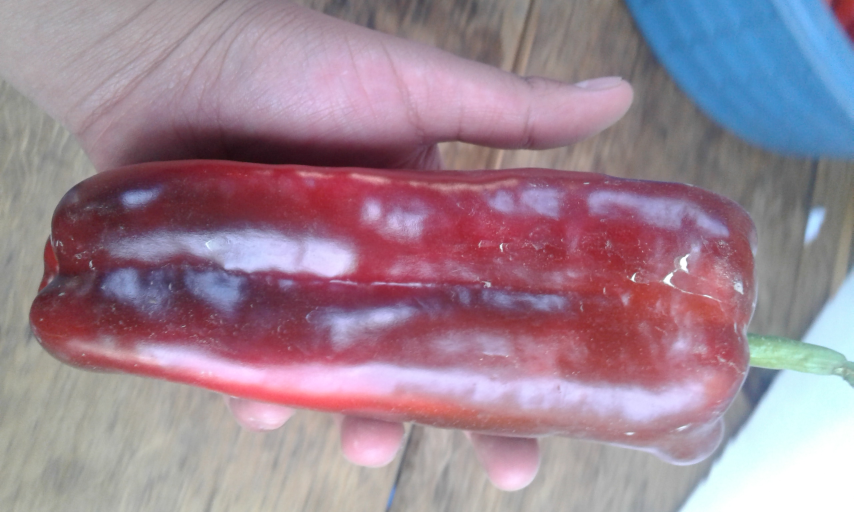
#> input picture im152.jpg, 2560 x 1536 px (shown at 1/3 size)
$ python -i detector_imagen.py   (imports and definitions only)   (older library calls are emulated)
#> lines starting #> are read from the running program, lines starting #| are printed output that depends on the picture; after the words box and inside, x2 and y2 are one past the last pixel; in counts of white or black regions, pixels touching at a corner belong together
from PIL import Image
import numpy as np
import cv2

class DetectorFruto():
	def __init__(self):
		self.drawing = False # true if mouse is pressed
		self.ix,self.iy = -1,-1
		self.imagen = np.array([])
		self.cpImagen = np.array([])
		self.rectangulo = (0,0,0,0)

	def detectar_fruto(self, imagen):
		# conviertiendo a escala de grises
		gris = cv2.cvtColor(imagen, cv2.COLOR_BGR2GRAY)
		# aplicando filtro gaussiano
		gris = cv2.GaussianBlur(gris, (3, 3), 0)
		# Threshold: la mascara binaria de la imagen
		th, im_th = cv2.threshold(gris, 120, 255, cv2.THRESH_BINARY+cv2.THRESH_OTSU)
		mascara = cv2.cvtColor(im_th, cv2.COLOR_GRAY2BGR)
		# Conversion a pixeles blancos todo lo que no sea el fruto
		imagen = cv2.add(imagen, mascara)
		# Busqueda de contornos
		_, contornos, _ = cv2.findContours(im_th, cv2.RETR_TREE, cv2.CHAIN_APPROX_NONE)
		# Evaluacion de cuales de las areas es la mayor
		fil, col = imagen.shape[0], imagen.shape[1]
		areaM =  0
		for c in contornos:
			area = cv2.contourArea(c)
			if area < (col*fil)*0.8 and area > areaM:
				areaM = area
				(x,y,w,h) = cv2.boundingRect(c)
				self.rectangulo = (x,y,x+w,y+h)
		# Ya se determino el area mayor

	# mouse callback function
	def dibujar_rectangulo(self, event,x,y,flags,param):
		if event == cv2.EVENT_LBUTTONDOWN:
			self.drawing = True
			self.ix,self.iy = x,y
		elif event == cv2.EVENT_MOUSEMOVE:
			if self.drawing == True:
				self.cpImagen = self.imagen.copy()
				cv2.rectangle(self.cpImagen,(self.ix,self.iy),(x,y),(0,255,0), 1, cv2.LINE_AA)
		elif event == cv2.EVENT_LBUTTONUP:
			self.drawing = False
			aux = 0
			if self.ix > x:
				aux = self.ix
				self.ix = x
				x = aux
			if self.iy > y:
				aux = self.iy
				self.iy = y
				y = aux
			self.rectangulo = (self.ix, self.iy, x, y)
			cv2.rectangle(self.cpImagen,(self.ix,self.iy),(x,y),(0,255,0), 1, cv2.LINE_AA)
		elif event == cv2.EVENT_LBUTTONDBLCLK:
			# Doble clic izquierdo
			self.cpImagen[self.rectangulo[0]:self.rectangulo[1], self.rectangulo[2]:self.rectangulo[3]]
			pass

	def recortar_imagen(self, rutaImagen):
#> called with rutaImagen = 'im152.jpg'
		cv2.namedWindow('image')
		cv2.setMouseCallback('image',self.dibujar_rectangulo)

		# Redimiensionado de la imagen a (filas)x(500 columnas) pixeles
		MAX_COL = 500
		self.imagen = cv2.imread(rutaImagen)
#> self.imagen is the input picture: shape (1536, 2560, 3); mean B, G, R 147.3, 133.2, 157
		fil, col = self.imagen.shape[0], self.imagen.shape[1]
#> fil = 1536; col = 2560
		if col < fil:
			col, fil = self.imagen.shape[0], self.imagen.shape[1]
		self.imagen = cv2.resize(self.imagen, (MAX_COL, int(MAX_COL*fil/float(col))))
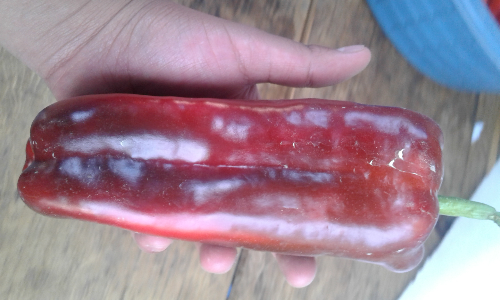
#> self.imagen: shape (300, 500, 3); mean B, G, R 147.2, 133.1, 156.9
		fil, col = self.imagen.shape[0], self.imagen.shape[1]
#> fil = 300; col = 500
		self.cpImagen = self.imagen.copy()
		# Deteccion del fruto
		self.detectar_fruto(self.cpImagen)
#> in detectar_fruto, `gris = cv2.cvtColor(imagen, cv2.COLOR_BGR2GRAY)`:
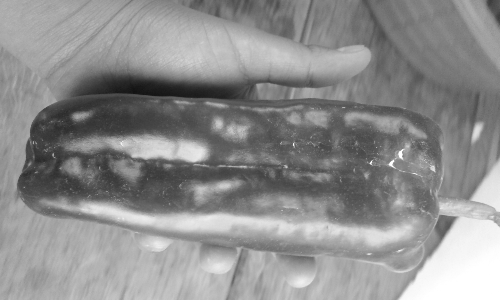
#> gris: shape (300, 500); min 18, max 255, mean 141.8
#> in detectar_fruto, `th, im_th = cv2.threshold(gris, 120, 255, cv2.THRESH_BINARY+cv2.THRESH..`:
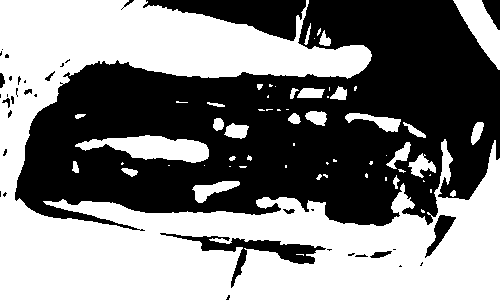
#> im_th: shape (300, 500); 50.8% white; 37 black regions (24 under 20 px), largest, box (x1, y1, x2, y2) and area: (15, 0, 500, 231) 67414, (143, 0, 306, 41) 3276, (160, 233, 326, 288) 1781
#> in detectar_fruto, `th, im_th = cv2.threshold(gris, 120, 255, cv2.THRESH_BINARY+cv2.THRESH..`: th = 141
#> in detectar_fruto, `mascara = cv2.cvtColor(im_th, cv2.COLOR_GRAY2BGR)`: mascara: shape (300, 500, 3); 50.8% white; 37 black regions (24 under 20 px)
#> in detectar_fruto, `imagen = cv2.add(imagen, mascara)`:
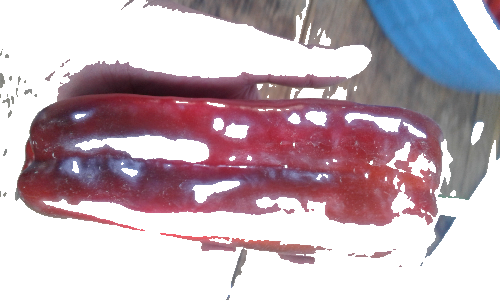
#> imagen: shape (300, 500, 3); mean B, G, R 183.5, 174.5, 192.2
#> in detectar_fruto, `_, contornos, _ = cv2.findContours(im_th, cv2.RETR_TREE, cv2.CHAIN_APP..`: contornos = 95 contours, 57 with area under 20; largest, box (x1, y1, x2, y2) and area: (0, 0, 500, 300) 69922, (159, 232, 327, 289) 2042, (75, 135, 209, 163) 2013, (453, 0, 500, 70) 1404, (424, 214, 457, 259) 494
#> the loop in detectar_fruto, `for c in contornos:` made 95 passes
#> (area, areaM, x, y, w, h, self.rectangulo) on passes 2, 4, 30: (22, 22, 450, 190, 6, 7, (450, 190, 456, 197)), (439, 439, 192, 181, 48, 22, (192, 181, 240, 203)), (2013, 2013, 75, 135, 134, 28, (75, 135, 209, 163))
#> (area, areaM, x, y, w, h) on pass 60: (69922, 69922, 0, 0, 500, 300)
#> after the loop in detectar_fruto, `for c in contornos:`: areaM = 69922; h = 300; w = 500; x = 0
		cv2.rectangle(self.cpImagen, (self.rectangulo[0], self.rectangulo[1]), (self.rectangulo[2], self.rectangulo[3]), (0, 255, 0), 1, cv2.LINE_AA)
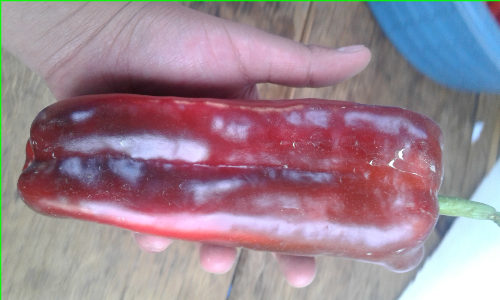
#> self.cpImagen: shape (300, 500, 3); 1.06% of pixels changed, all inside (x1, y1, x2, y2) = (0, 0, 500, 300)

		while(1):
			cv2.imshow('image',self.cpImagen)
			k = cv2.waitKey(1) & 0xFF
#> (key q is pressed here)
			if k == ord('r'):
				self.cpImagen = self.imagen.copy()
				self.cpImagen = self.cpImagen[self.rectangulo[1]:self.rectangulo[3], self.rectangulo[0]:self.rectangulo[2]]
				self.imagen = self.cpImagen.copy()
			elif k == ord('g'):
				fil, col = self.imagen.shape[0], self.imagen.shape[1]
				if col < fil:
					col, fil = self.imagen.shape[0], self.imagen.shape[1]
				self.imagen = cv2.resize(self.imagen, (MAX_COL, int(MAX_COL*fil/float(col))))
				cv2.imwrite('tmp.jpg', self.imagen)
				break
			elif k == ord('q') or k == 27:
				break
		cv2.destroyAllWindows()

>>> result = DetectorFruto().recortar_imagen('im152.jpg')

$ run again, on im156.jpg
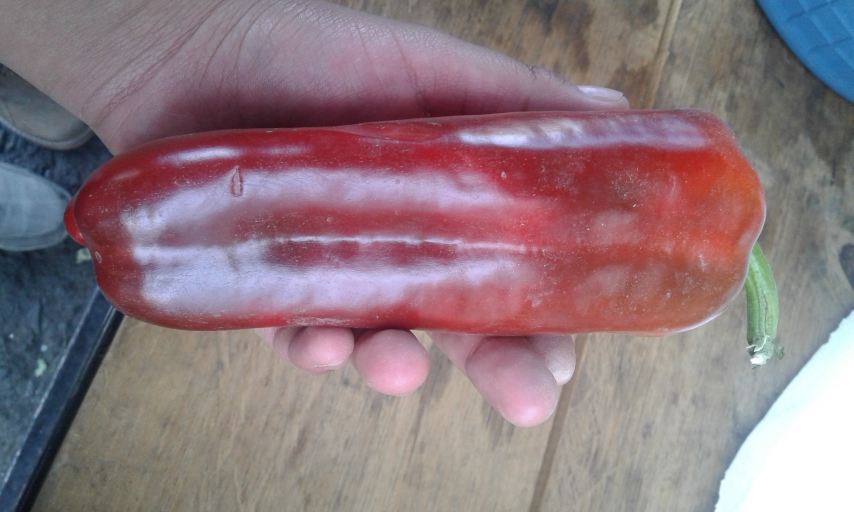
#> input picture im156.jpg, 2560 x 1536 px (shown at 1/3 size)
#> in recortar_imagen, self.imagen is the input picture: shape (1536, 2560, 3); mean B, G, R 127.7, 121.1, 142.7
#> self.imagen: shape (300, 500, 3)
#> in detectar_fruto, `th, im_th = cv2.threshold(gris, 120, 255, cv2.THRESH_BINARY+cv2.THRESH..`:
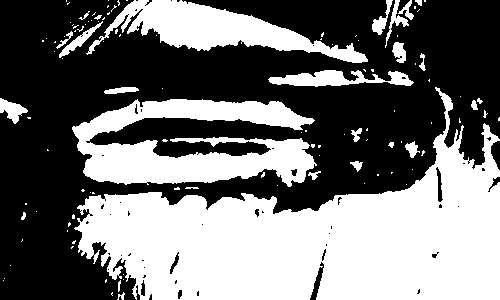
#> im_th: shape (300, 500); 44.8% white; 115 white regions (88 under 20 px), largest, box (x1, y1, x2, y2) and area: (74, 87, 500, 300) 44098, (72, 99, 317, 187) 12055, (86, 0, 368, 63) 6793
#> th = 131
#> mascara: shape (300, 500, 3); 44.8% white; 115 white regions (88 under 20 px)
#> contornos = 172 contours, 144 with area under 20; largest, box (x1, y1, x2, y2) and area: (74, 87, 500, 300) 43657, (72, 99, 317, 187) 11460, (86, 0, 368, 63) 6424, (268, 70, 414, 87) 1207, (0, 98, 28, 124) 318
#> the loop in detectar_fruto, `for c in contornos:` made 172 passes
#> (area, areaM, x, y, w, h, self.rectangulo) on passes 30, 32, 39, 55, 66: (36, 36, 308, 171, 13, 9, (308, 171, 321, 180)), (56.5, 56.5, 350, 161, 13, 11, (350, 161, 363, 172)), (108.5, 108.5, 405, 141, 15, 17, (405, 141, 420, 158)), (11459.5, 11459.5, 72, 99, 245, 88, (72, 99, 317, 187)), (43657, 43657, 74, 87, 426, 213, (74, 87, 500, 300))
#> after the loop in detectar_fruto, `for c in contornos:`: areaM = 43657; h = 213; w = 426; x = 74; y = 87
#> in recortar_imagen, `cv2.rectangle(self.cpImagen, (self.rectangulo[0], self.rectangulo[1]),..`:
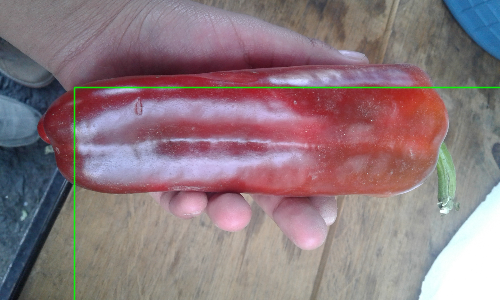
#> self.cpImagen: shape (300, 500, 3); mean B, G, R 127.1, 122, 141.8

$ run again, on im20.jpg
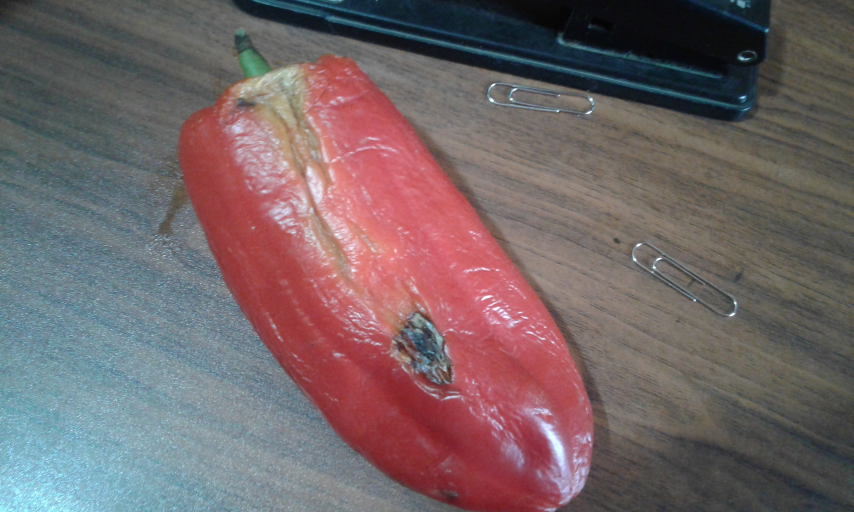
#> input picture im20.jpg, 2560 x 1536 px (shown at 1/3 size)
#> in recortar_imagen, self.imagen is the input picture: shape (1536, 2560, 3); mean B, G, R 103.4, 101, 115.9
#> self.imagen: shape (300, 500, 3)
#> in detectar_fruto, `th, im_th = cv2.threshold(gris, 120, 255, cv2.THRESH_BINARY+cv2.THRESH..`:
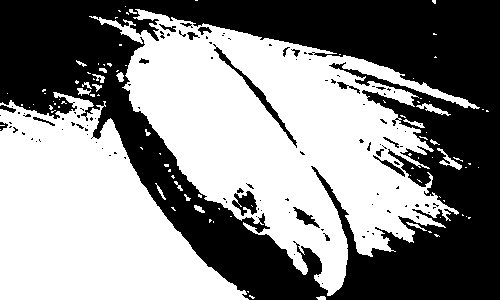
#> im_th: shape (300, 500); 53.6% white; 112 black regions (91 under 20 px), largest, box (x1, y1, x2, y2) and area: (0, 0, 500, 300) 67262, (213, 44, 297, 148) 612, (232, 191, 257, 216) 341
#> th = 103
#> mascara: shape (300, 500, 3); 53.6% white; 112 black regions (91 under 20 px)
#> contornos = 234 contours, 194 with area under 20; largest, box (x1, y1, x2, y2) and area: (89, 9, 480, 296) 48805, (0, 92, 249, 300) 30752, (213, 46, 298, 149) 718, (231, 190, 258, 217) 401, (292, 206, 321, 229) 230
#> the loop in detectar_fruto, `for c in contornos:` made 234 passes
#> (area, areaM, x, y, w, h, self.rectangulo) on passes 1, 6, 16, 37, 70, 131: (21, 21, 316, 296, 10, 4, (316, 296, 326, 300)), (28, 28, 406, 222, 21, 9, (406, 222, 427, 231)), (34, 34, 194, 205, 11, 8, (194, 205, 205, 213)), (110.5, 110.5, 437, 148, 25, 22, (437, 148, 462, 170)), (30752, 30752, 0, 92, 249, 208, (0, 92, 249, 300)), (48805, 48805, 89, 9, 391, 287, (89, 9, 480, 296))
#> after the loop in detectar_fruto, `for c in contornos:`: areaM = 48805; h = 287; w = 391; x = 89; y = 9
#> in recortar_imagen, `cv2.rectangle(self.cpImagen, (self.rectangulo[0], self.rectangulo[1]),..`:
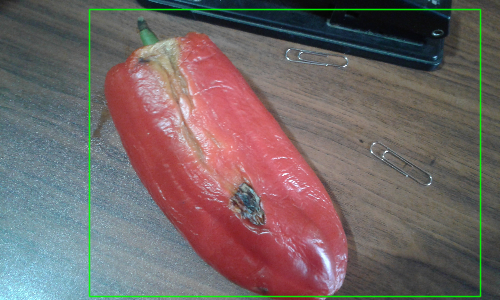
#> self.cpImagen: shape (300, 500, 3); mean B, G, R 102.2, 102.9, 114.8

$ run again, on im212.jpg
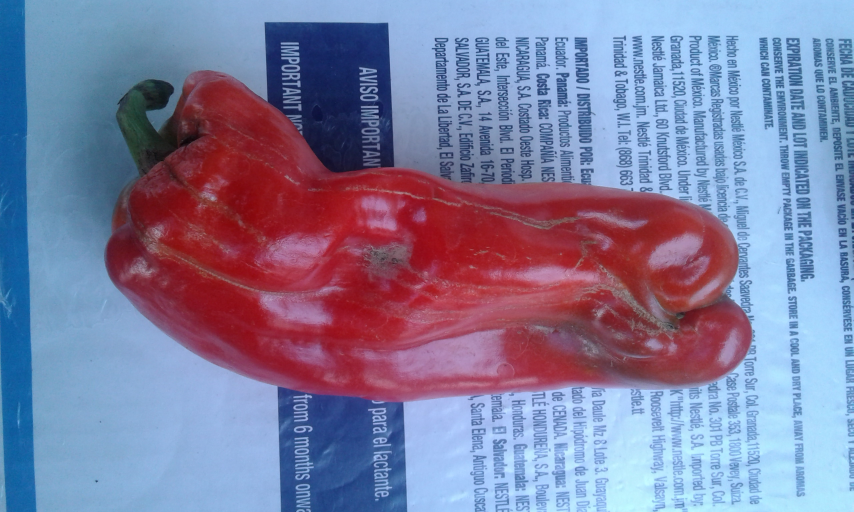
#> input picture im212.jpg, 2560 x 1536 px (shown at 1/3 size)
#> in recortar_imagen, self.imagen is the input picture: shape (1536, 2560, 3); mean B, G, R 160.6, 126.3, 127.8
#> self.imagen: shape (300, 500, 3)
#> in detectar_fruto, `th, im_th = cv2.threshold(gris, 120, 255, cv2.THRESH_BINARY+cv2.THRESH..`:
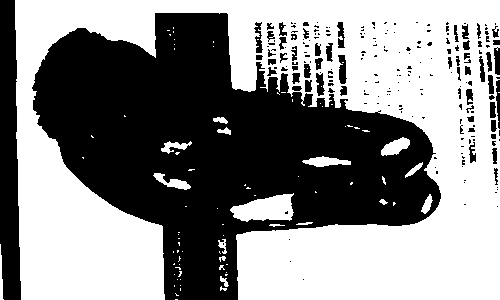
#> im_th: shape (300, 500); 53.5% white; 210 black regions (153 under 20 px), largest, box (x1, y1, x2, y2) and area: (32, 13, 441, 300) 60571, (0, 0, 21, 300) 5161, (338, 55, 347, 84) 183
#> th = 127
#> mascara: shape (300, 500, 3); 53.5% white; 210 black regions (153 under 20 px)
#> contornos = 297 contours, 215 with area under 20; largest, box (x1, y1, x2, y2) and area: (15, 0, 500, 300) 79198, (230, 193, 294, 222) 1154, (381, 137, 410, 156) 292, (302, 156, 351, 167) 270, (337, 54, 348, 85) 220
#> the loop in detectar_fruto, `for c in contornos:` made 297 passes
#> (area, areaM, x, y, w, h, self.rectangulo) on passes 9, 25, 41, 42, 82: (31, 31, 220, 276, 9, 11, (220, 276, 229, 287)), (65.5, 65.5, 0, 244, 4, 56, (0, 244, 4, 300)), (99.5, 99.5, 421, 194, 12, 20, (421, 194, 433, 214)), (1154.5, 1154.5, 230, 193, 64, 29, (230, 193, 294, 222)), (79198, 79198, 15, 0, 485, 300, (15, 0, 500, 300))
#> after the loop in detectar_fruto, `for c in contornos:`: areaM = 79198; h = 300; w = 485; x = 15; y = 0
#> in recortar_imagen, `cv2.rectangle(self.cpImagen, (self.rectangulo[0], self.rectangulo[1]),..`:
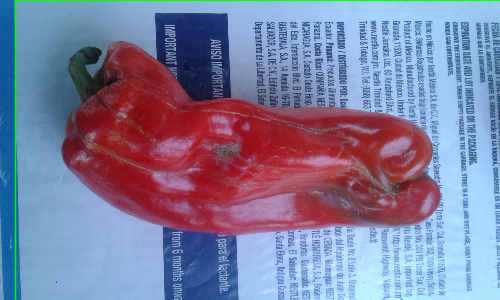
#> self.cpImagen: shape (300, 500, 3); mean B, G, R 159.2, 126.8, 127
